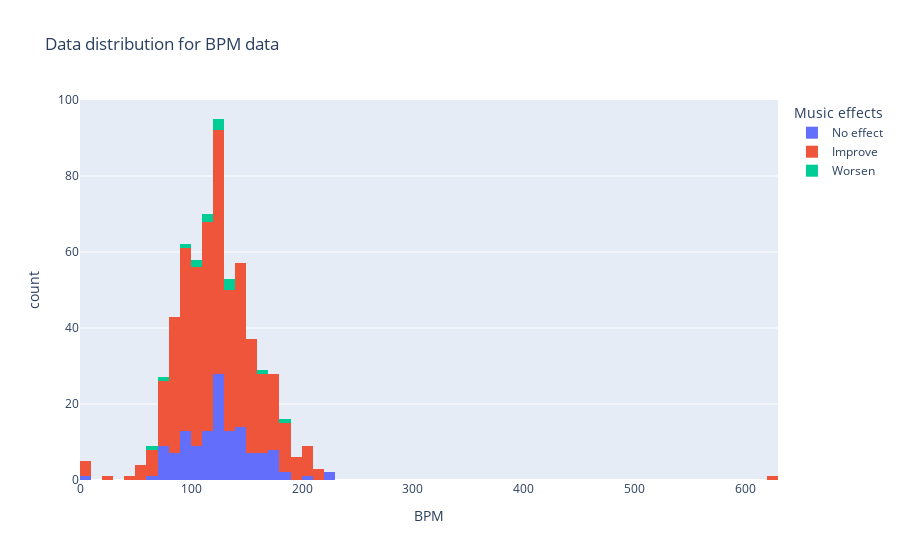

The cell this chart's notebook holds for it:
### Markdown cell above
Data BPM untuk hasil 'Worsen' terlihat normally distributed dengan berkumpul data di range 100 BPM - 139 BPM

### Code cell
fig = px.histogram(df_clean, x='BPM', color='Music effects', hover_data=df_clean.columns, title='Data distribution for BPM data')
fig.show()
print(f'Skewness : {df_clean["BPM"].skew()}')
print(f"Kurtosis: {df_clean['BPM'].kurtosis()}")

### Figure 1 — Plotly figure (JSON) as saved in the notebook; plotly's stock layout.template omitted (floating-point values rounded to 4 significant figures; data arrays with more than 128 entries replaced by an {"elided": "..."} marker saying what was removed)
{"data": [{"alignmentgroup": "True", "bingroup": "x", "hovertemplate": "Music effects=No effect<br>BPM=%{x}<br>count=%{y}<extra></extra>", "legendgroup": "No effect", "marker": {"color": "#636efa", "pattern": {"shape": ""}}, "name": "No effect", "offsetgroup": "No effect", "orientation": "v", "showlegend": true, "type": "histogram", "x": {"elided": "135 int values"}, "xaxis": "x", "yaxis": "y"}, {"alignmentgroup": "True", "bingroup": "x", "hovertemplate": "Music effects=Improve<br>BPM=%{x}<br>count=%{y}<extra></extra>", "legendgroup": "Improve", "marker": {"color": "#EF553B", "pattern": {"shape": ""}}, "name": "Improve", "offsetgroup": "Improve", "orientation": "v", "showlegend": true, "type": "histogram", "x": {"elided": "466 int values"}, "xaxis": "x", "yaxis": "y"}, {"alignmentgroup": "True", "bingroup": "x", "hovertemplate": "Music effects=Worsen<br>BPM=%{x}<br>count=%{y}<extra></extra>", "legendgroup": "Worsen", "marker": {"color": "#00cc96", "pattern": {"shape": ""}}, "name": "Worsen", "offsetgroup": "Worsen", "orientation": "v", "showlegend": true, "type": "histogram", "x": [91, 120, 136, 132, 135, 60, 180, 125, 112, 115, 76, 160, 100, 108, 128], "xaxis": "x", "yaxis": "y"}], "layout": {"barmode": "relative", "legend": {"title": {"text": "Music effects"}, "tracegroupgap": 0}, "title": {"text": "Data distribution for BPM data"}, "xaxis": {"anchor": "y", "domain": [0, 1], "title": {"text": "BPM"}}, "yaxis": {"anchor": "x", "domain": [0, 1], "title": {"text": "count"}}}}
